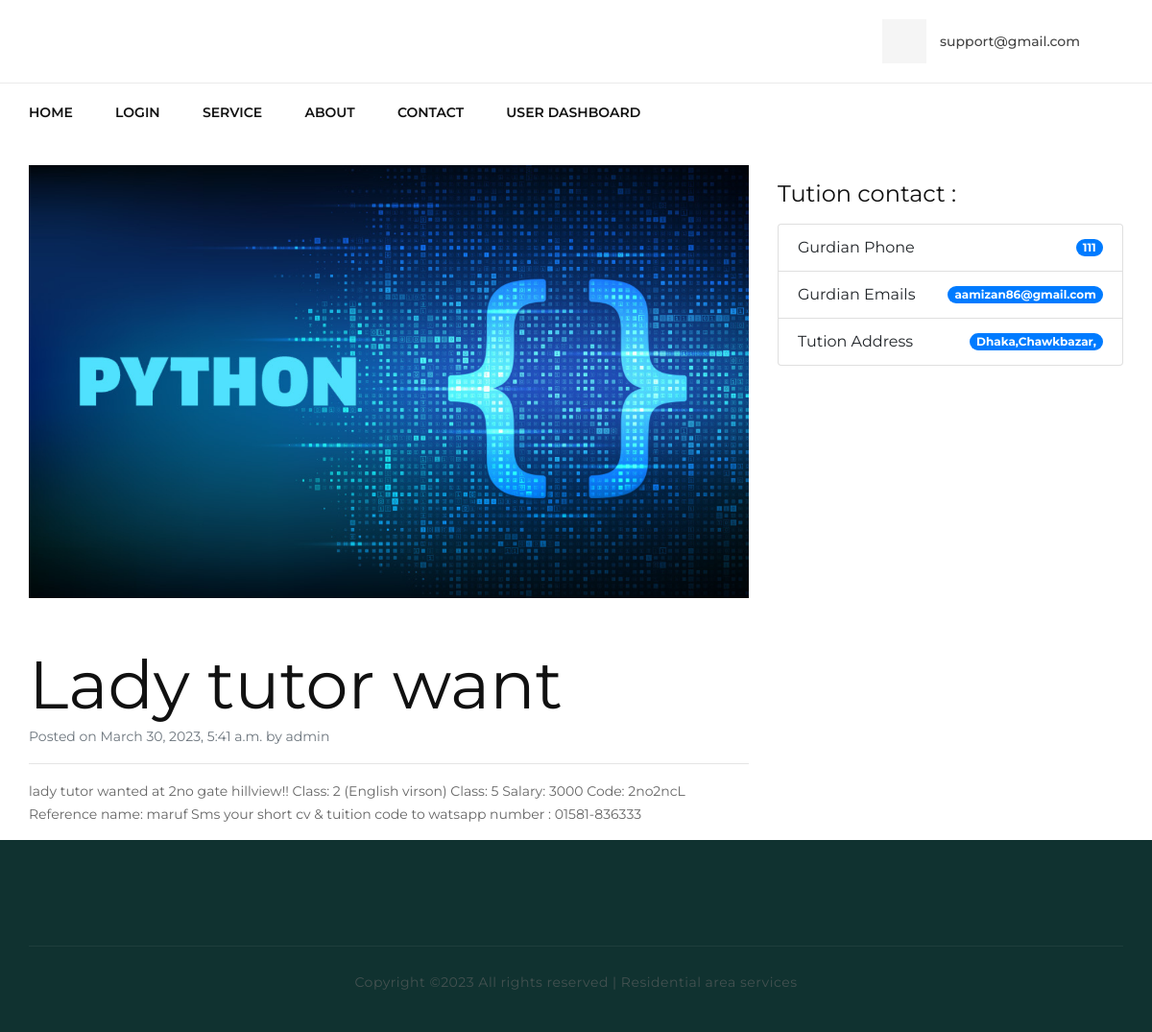
The app's page /tution_details/1 with its own data.
### user_auth/models.py (models this page shows, shortened)
class Tution(models.Model):
    title=models.CharField(max_length=1000)
    email=models.EmailField()
    phone_number=models.IntegerField()
    DHAKA = 'Dhaka'
    CHITTAGONG = 'Chittagong'
    DIVISION_CHOICES = (
        (DHAKA, 'Dhaka'),
        (CHITTAGONG, 'Chittagong')
    )
    division = models.CharField(choices=DIVISION_CHOICES, max_length=50)
    GEC='Gec Moor'
    Chawkbazar='Chawkbazar'
    Mirpur='mirpur'
    Gulshan='Gulshan'
    district_choices=(
        (GEC,'Gec Moor'),
        (Chawkbazar,'Chawkbazar'),
        (Mirpur,'Mirpur'),
        (Gulshan,'Gulshan'),
    )
    district=models.CharField(choices=district_choices,max_length=1000)
    details_address=models.TextField()
    teacher_details=models.TextField()
    tution_image=models.ImageField(upload_to="images/")
    datetime=models.DateTimeField(default=now)
    creator = models.ForeignKey(User, on_delete=models.SET_NULL, null=True)

### home/views.py (the view)
# urls.py: path("tution_details/<int:id>",tution_details,name="tution_details"),
def tution_details(request,id):
    post=Tution.objects.filter(id=id).first()
    return render(request, "main/tution_details.html",{
        "post":post,
    })

### templates/main/tution_details.html (shortened to what this page needs)
{% extends "main/base.html"%}
{% load static %}
{% block content %}
  <div class="container mt-4">
    <div class="row">
      <div class="col-md-8">
        <img src="{{post.tution_image.url}}" class="img-fluid mb-4" alt="Post Title">
        <h1 class="mt-4">{{post.title}}</h1>
        <p class="text-muted">Posted on {{post.datetime}} by {{post.creator}}</p>
        <hr>
        <p>{{post.teacher_details}}</p>
      </div>
      <div class="col-md-4">
        <h4 class="my-3">Tution contact :</h4>
        <ul class="list-group">
          <li class="list-group-item d-flex justify-content-between align-items-center">
            Gurdian Phone
            <span class="badge badge-primary badge-pill">{{post.phone_number}}</span>
          </li>
          <li class="list-group-item d-flex justify-content-between align-items-center">
            Gurdian Emails
            <span class="badge badge-primary badge-pill">{{ post.email }}</span>
          </li>
          <li class="list-group-item d-flex justify-content-between align-items-center">
            Tution Address
            <span class="badge badge-primary badge-pill">{{post.division}},{{post.district}},{{ post.address_details }}</span>
          </li>
        </ul>
      </div>
    </div>
  </div>
{% endblock %}

### records on screen
Tution: tution_image (picture), title "Lady tutor want", datetime "March 30, 2023, 5:41 a.m.", creator "admin", teacher_details "lady tutor wanted at 2no gate hillview!! Class: 2 (English virson) Class: 5 Salary: 3000 Code: 2no2ncL Reference name: maruf Sms your short cv & tuition code to watsapp number : 01581-836333", phone_number "111", email "aamizan86@gmail.com", division "Dhaka", district "Chawkbazar"
